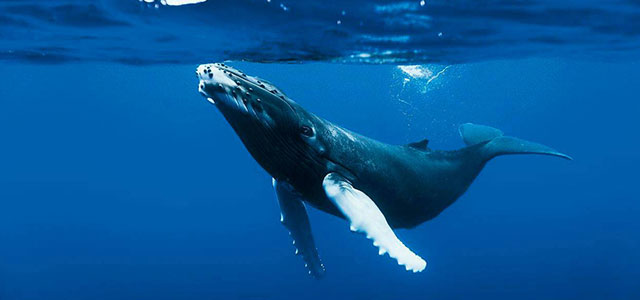
%> input picture PoissonEditing/images/whale.jpeg, 640 x 300 px
$ octave --eval "result = task3_MixG;"   (GNU Octave 9; MATLAB toolbox functions it lacks are replaced by stand-ins)
%> lines starting %> are read from the running program, lines starting %| are printed output that depends on the picture
function r = task3_MixG

close all;
% [8 lines of commented-out code are left out]

img1 = double(rgb2gray(imread('images/whale.jpeg')))/255 ;
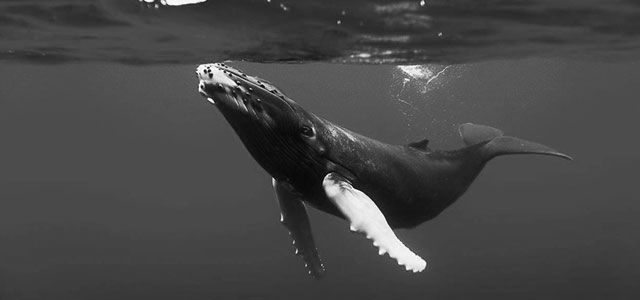
%> img1: size 300x640 double; min 0.0118, max 1, mean 0.277
img2 = double(rgb2gray(imread('images/see.jpeg')))/255 ;
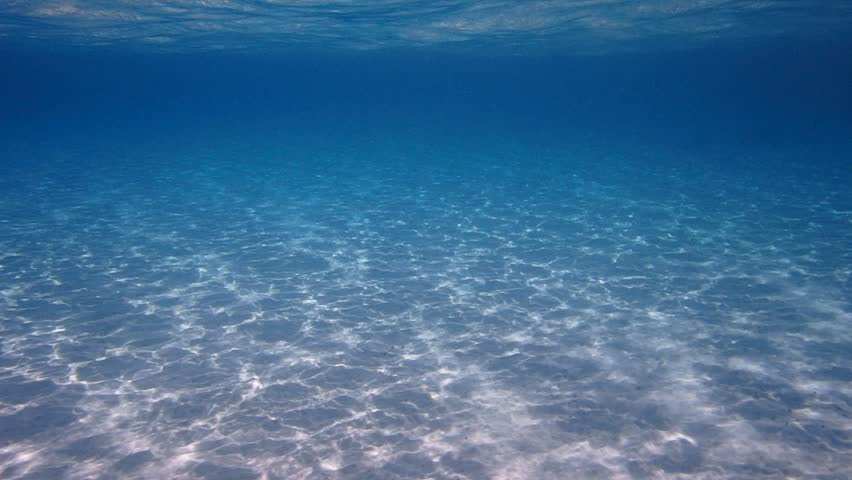
%> input picture PoissonEditing/images/see.jpeg, 852 x 480 px
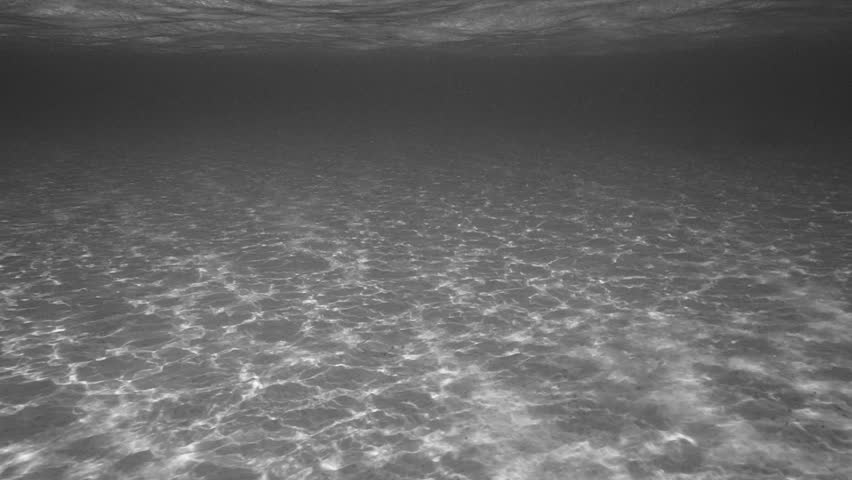
%> img2: size 480x852 double; min 0.161, max 0.996, mean 0.395
img2 = imresize(img2,0.9) ;
%> img2: size 432x767 double


% select the region in the first one
%> (the run ends here)
